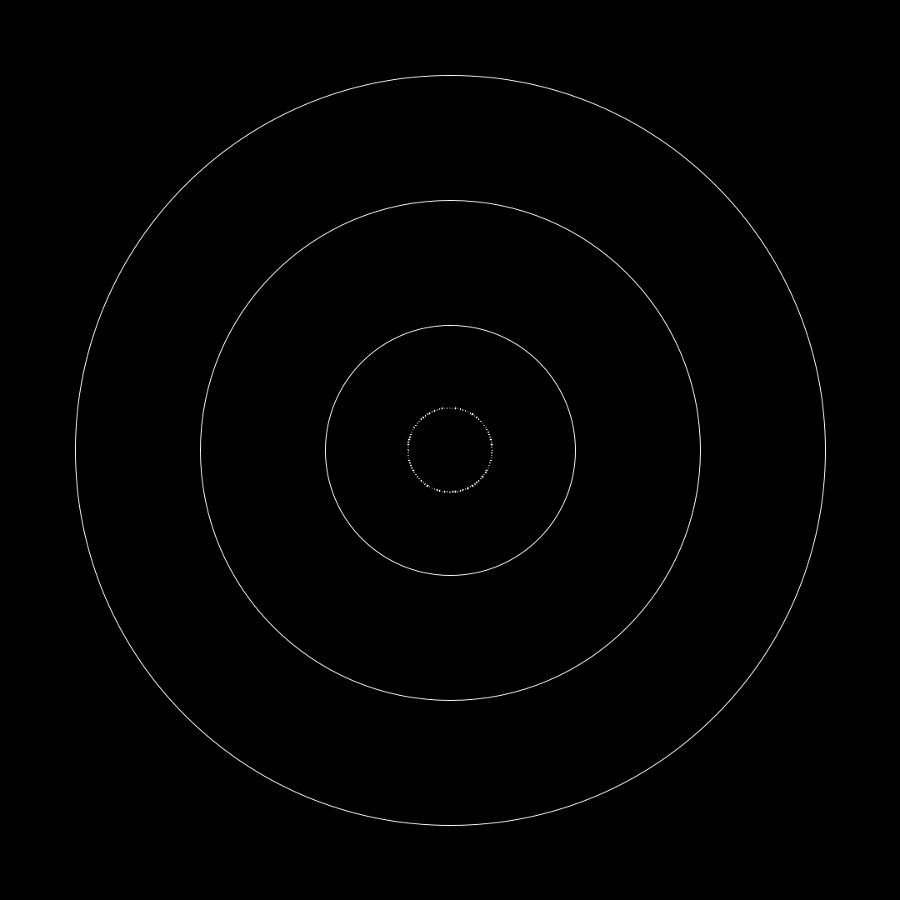
Frame 1 (no input)
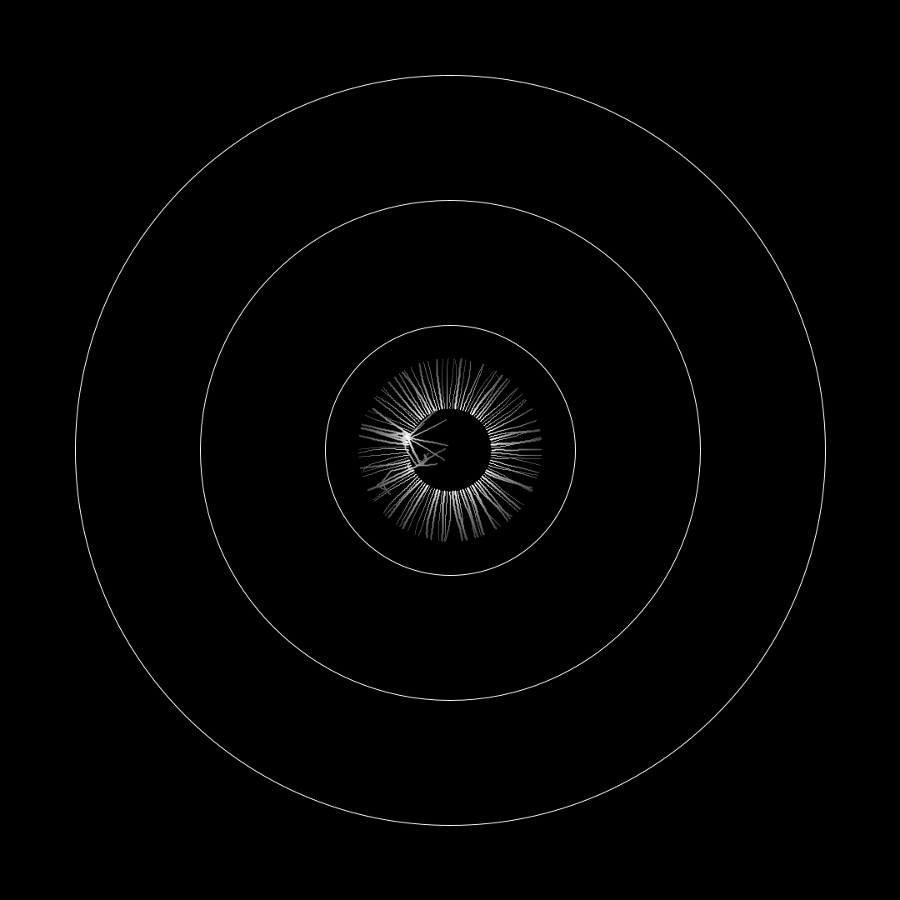
Frame 60 (the mouse pressed at the canvas centre just before this capture)
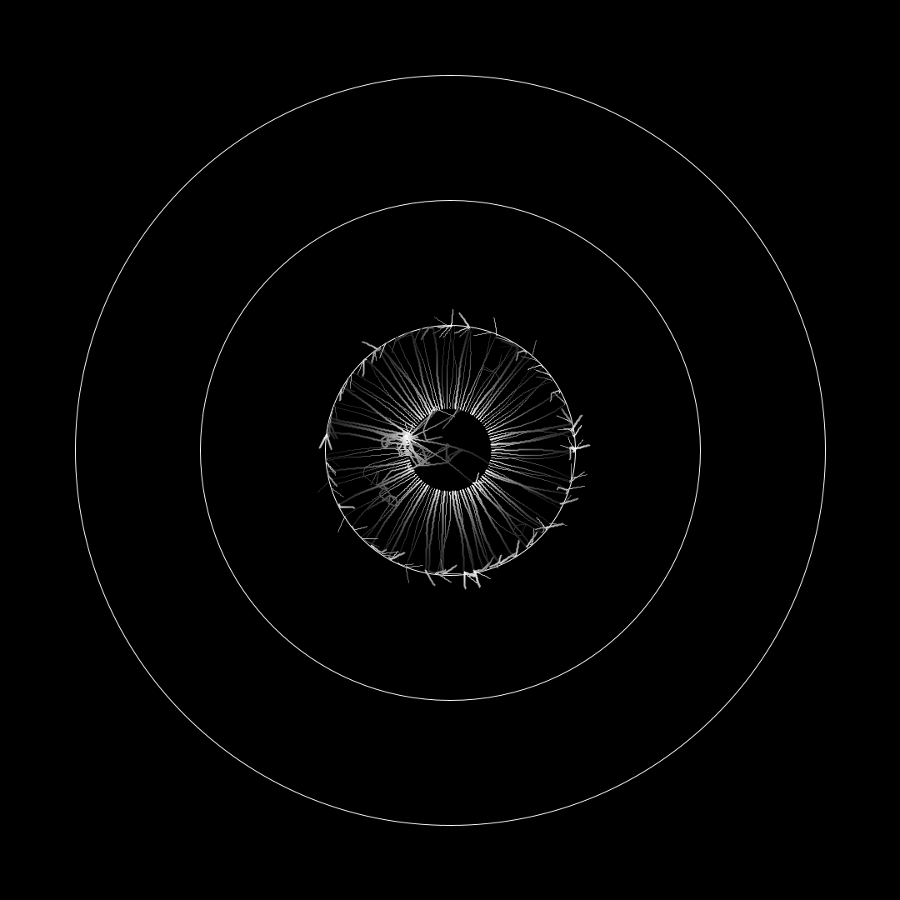
Frame 120 (the mouse held since frame 60 and released just before this capture)

The Processing sketch that drew these frames (run headless with seeded random() and noise(); from frame 60 on, the mouse is pressed at the canvas centre):

// Processing sketch: turtles
// ── turtles.pde
ArrayList<T> ts, diff;
PGraphics pg;
boolean inkg=false, inkw=false;
boolean shooting=false;

void mktsys(PGraphics g_) {
  ts=new ArrayList<>();
  float cx=g_.width/2;
  float cy=g_.height/2;
  float cr=50f;
  int lim=100;
  for (int i=0; i<lim; i++) {
    float ai=i*360.0/lim;
    ts.add(new T(cx+cr*cos(radians(ai)), cy-cr*sin(radians(ai)), ai));
  }
  diff=new ArrayList<>();
}

void setup() {
  size(900, 900);
  pg=createGraphics(1080, 1080);
  pg.beginDraw();
  pg.background(0);
  pg.stroke(255);
  pg.noFill();
  pg.circle(pg.width/2, pg.height/2, 300);
  pg.circle(pg.width/2, pg.height/2, 600);
  pg.circle(pg.width/2, pg.height/2, 900);
  pg.endDraw();
  mktsys(pg);
}

void draw() {
  pg.beginDraw();
  for (T t : ts) {
    t.play(pg);
  }
  if (inkw) {
    pg.noStroke();
    pg.fill(255);
    pg.circle(mouseX, mouseY, 10);
  }
  if (inkg) {
    pg.noStroke();
    pg.fill(128);
    pg.circle(mouseX, mouseY, 10);
  }
  pg.endDraw();
  for (T f : diff) {
    ts.add(f);
  }
  diff.clear();
  image(pg, 0, 0, width, height);
  if (shooting) {
    save(String.format("img/i_%05d.jpg", frameCount));
  }
}

void keyPressed() {
  if (key=='g') {
    inkg=!inkg;
  } else if (key=='w') {
    inkw=!inkw;
  }
}

// ── lib.pde
class T {
  float x, y, a;
  int steps;
  int turns;
  float trace;
  float fatness;

  T(float xx, float yy, float aa) {
    x=xx;
    y=yy;
    a=aa;
    steps=0;
    trace=255;
    fatness=random(0.5, 2);
  }

  void fd(float r, PGraphics g_) {
    float x2=x+r*cos(radians(a));
    float y2=y-r*sin(radians(a));
    g_.stroke(trace);
    g_.strokeWeight(fatness);
    g_.line(x, y, x2, y2);
    x=x2;
    y=y2;
    trace*=0.98;
    steps++;
  }

  void bk(float r, PGraphics g_) {
    fd(-r, g_);
  }

  void lt(float aa) {
    a+=aa;
    turns++;
  }

  void rt(float aa) {
    lt(-aa);
  }

  color sense(float r, PGraphics g_) {
    float xo=x+r*cos(radians(a));
    float yo=y-r*sin(radians(a));
    return g_.get(round(xo), round(yo));
  }

  void play(PGraphics g_) {
    color envc=sense(round(fatness), g_);
    float br=brightness(envc);
    float angle;
    if (br>trace) {
      if (br>245) {
        diff.add(new T(x, y, a));
      }
      trace+=0.96*br-trace;
      angle=random(30, 75);
    } else {
      angle=random(-2, 2);
    }
    lt(angle);
    fd(1, g_);
  }
}
